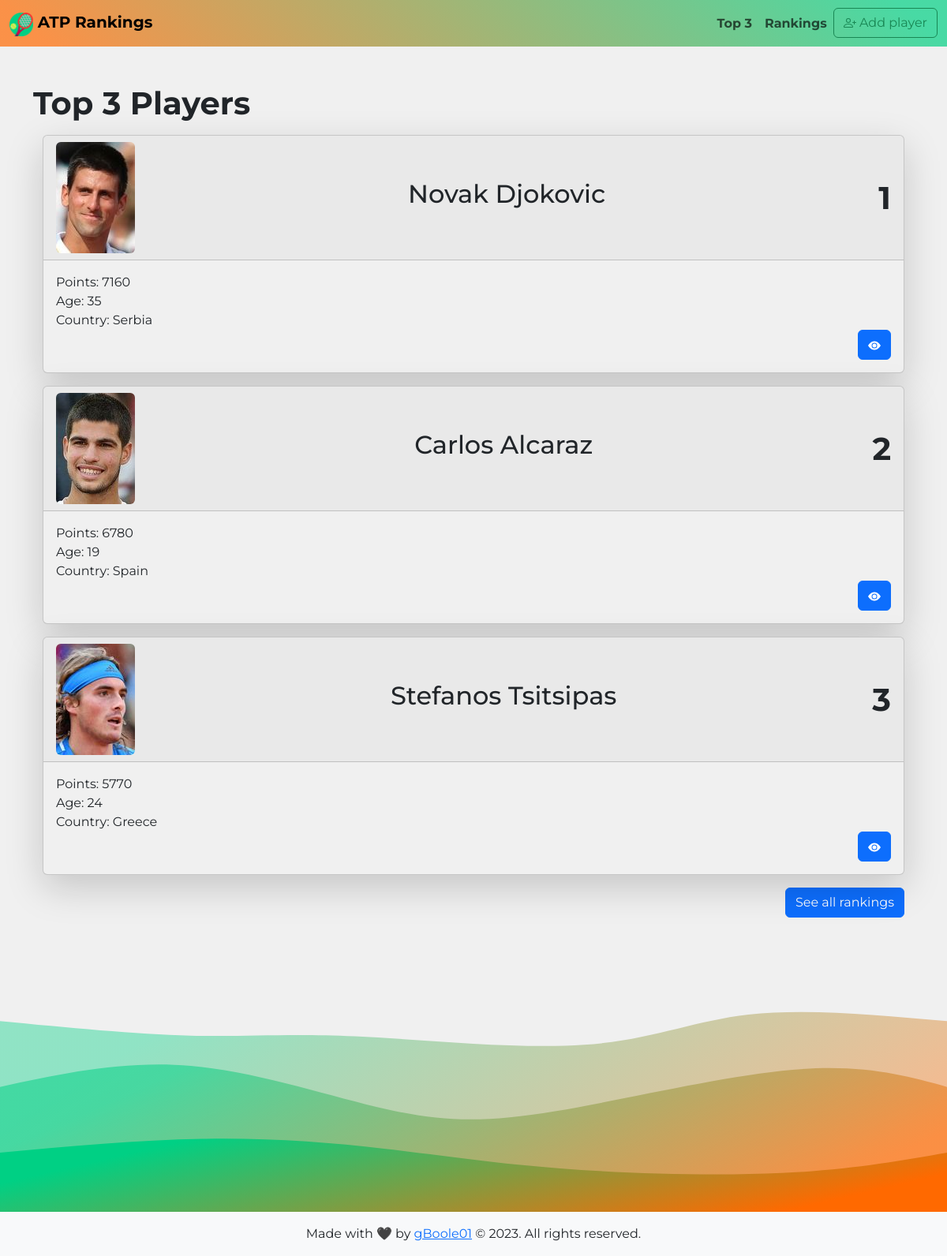
The page / on the database its author committed.
### tables this page shows
CREATE TABLE players (
    id INT NOT NULL AUTO_INCREMENT,
    uuid VARCHAR(255) NOT NULL,
    firstname VARCHAR(255) NOT NULL,
    lastname VARCHAR(255) NOT NULL,
    country VARCHAR(255) NOT NULL,
    age INT NOT NULL,
    rank INT NOT NULL,
    points INT NOT NULL,
    image VARCHAR(255) NOT NULL,
    PRIMARY KEY (id)
);

### src/index.php (the view, shortened to what this page needs)
<?php
$pdo = dbConnect();
$sql = "SELECT * FROM players WHERE rank BETWEEN 1 AND 3 ORDER BY rank";
$stmt = $pdo->prepare($sql);
$stmt->execute();
$result = $stmt->fetchAll();
include('inc/header.php'); ?>
<h1 class="fw-bolder mb-3">Top 3 Players</h1>
<div class="container-fluid d-flex flex-column gap-3">
    <?php foreach ($result as $player) { ?>
        <div class="card shadow-lg">
            <div class="card-header d-flex justify-content-between align-items-center">
                <img class="rounded-2" src="/assets/img/players/<?= $player['image'] ?>" alt="<?= 'portait of ' . $player['firstname'] . ' ' . $player['lastname'] ?>">
                <h2 class="card-title"><?= $player["firstname"] . " " . $player["lastname"] ?></h2>
                <p class="card-text fs-1 fw-bold"><?= $player["rank"] ?></p>
            </div>
            <div class="card-body d-flex flex-column">
                <p class="card-text">Points: <?= $player["points"] ?></p>
                <p class="card-text">Age: <?= $player["age"] ?></p>
                <p class="card-text">Country: <?= $player["country"] ?></p>
                <a href="/viewPlayer.php?id=<?= $player['uuid'] ?>" class="btn btn-primary align-self-end">
                    <svg xmlns="http://www.w3.org/2000/svg" width="16" height="16" fill="currentColor" class="bi bi-eye-fill" viewBox="0 0 16 16">
                        <path d="M10.5 8a2.5 2.5 0 1 1-5 0 2.5 2.5 0 0 1 5 0z" />
                        <path d="M0 8s3-5.5 8-5.5S16 8 16 8s-3 5.5-8 5.5S0 8 0 8zm8 3.5a3.5 3.5 0 1 0 0-7 3.5 3.5 0 0 0 0 7z" />
                    </svg>
                </a>
            </div>
        </div>
    <?php } ?>
    <a href="/rankings.php" class="btn btn-primary align-self-end">See all rankings</a>
</div>
<?php include('inc/footer.php');

### src/inc/header.php (shortened to what this page needs)
<!DOCTYPE html>
<html lang="en">
<head>
    <link href="https://cdn.jsdelivr.net/npm/bootstrap@5.3.0-alpha3/dist/css/bootstrap.min.css" rel="stylesheet">
    <link rel="stylesheet" href="assets/css/style.css">
</head>
<body>
    <header>
        <nav class="navbar navbar-expand-md navbar-light">
            <div class="container-fluid">
                <a class="navbar-brand fw-bolder" href="/">
                    <img src="/assets/img/favicon.png" alt="Logo" width="30" height="30" class="d-inline-block align-text-top">
                    ATP Rankings
                </a>
                <div class="collapse navbar-collapse justify-content-end" id="navbarNav">
                    <ul class="navbar-nav">
                        <li class="nav-item">
                            <a class="nav-link fw-bold" aria-current="page" href="/">Top 3</a>
                        </li>
                        <li class="nav-item">
                            <a class="nav-link fw-bold" aria-current="page" href="/rankings.php">Rankings</a>
                        </li>
                        <li class="nav-item">
                            <a class="btn btn-outline-success" href="/addPlayer.php">
                                Add player
                            </a>
                        </li>
                    </ul>
                </div>
            </div>
        </nav>
    </header>
    <main class="container my-5">

### src/inc/footer.php (shortened to what this page needs)
</main>
<div>
</div>
<footer class="bg-light text-center py-3">
    <p>Made with 🖤 by <a href="https://g-boole-01.com" target="_blank">gBoole01</a> &copy; <?= date('Y') ?>. All rights reserved.</p>
</footer>
</body>
</html>

### src/assets/css/style.css (style rules this page uses)
*, *::before, *::after { box-sizing: border-box; }
body, h1, h2, h3, h4, p, figure, blockquote, dl, dd { margin: 0; }
body { min-height: 100vh; text-rendering: optimizeSpeed; line-height: 1.5; }
a:not([class]) { text-decoration-skip-ink: auto; }
img, picture { max-width: 100%; display: block; }
body { font-family: "Montserrat", sans-serif; height: 100vh; min-width: 320px; display: flex; flex-direction: column; }
main { flex-grow: 1; }
nav { background: linear-gradient( 40deg, rgba(255, 105, 0, 0.7) 5%, rgba(0, 208, 132, 0.7) 95% ); }
:root { --bs-body-bg: #f0f0f0; --bs-body-bg-rgb: rgb(240, 240, 240); }

### rows shown on the page
players: image (picture), firstname "Novak", lastname "Djokovic", rank "1", points "7160", age "35", country "Serbia"
players: image (picture), firstname "Carlos", lastname "Alcaraz", rank "2", points "6780", age "19", country "Spain"
players: image (picture), firstname "Stefanos", lastname "Tsitsipas", rank "3", points "5770", age "24", country "Greece"
